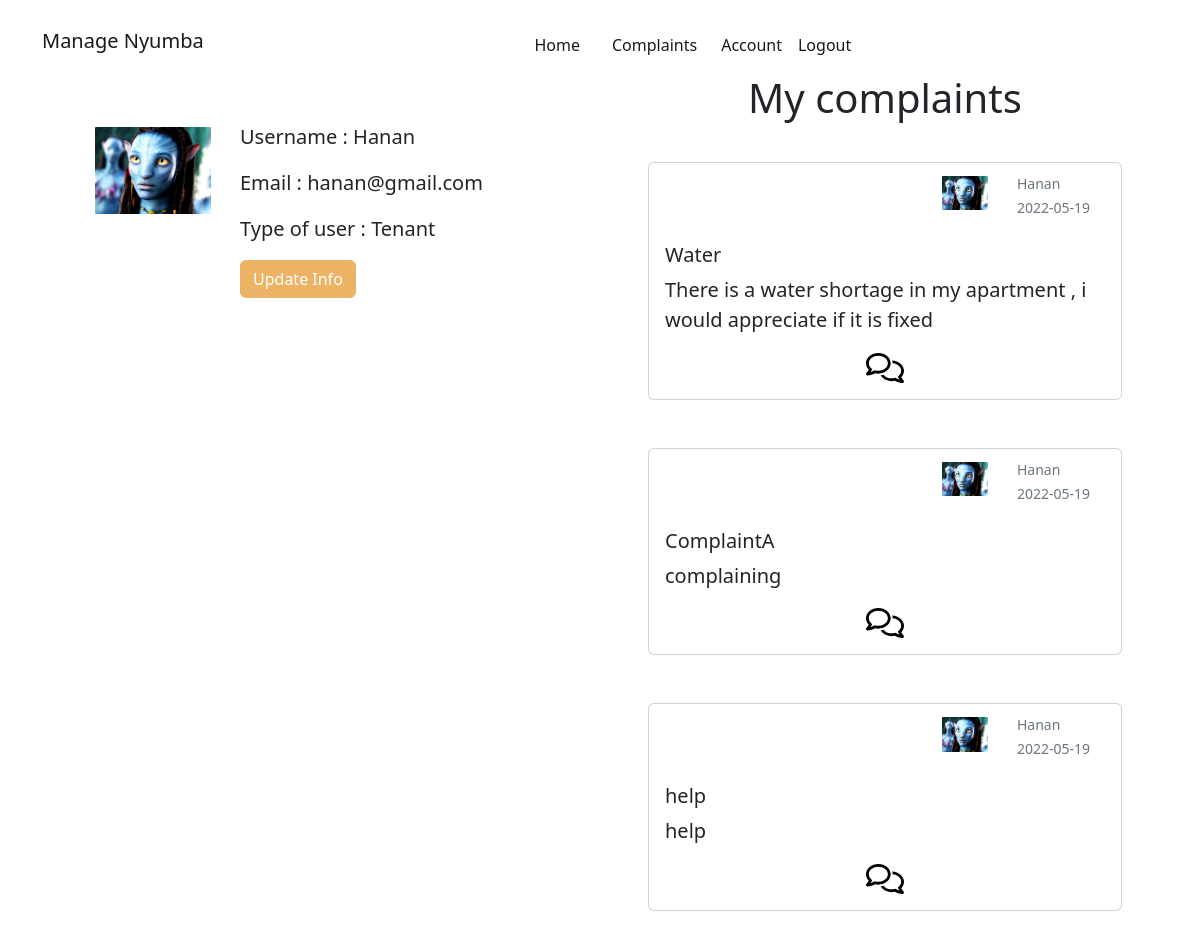
Screenshot of /account (signed in) with the database file from the repository.
### app/models.py (models this page shows, shortened)
class User(db.Model,UserMixin):
  id=db.Column(db.Integer,primary_key=True)
  username=db.Column(db.String,nullable=False,unique=True)
  phoneNumber=db.Column(db.String,nullable=False)
  houseNumber=db.Column(db.String,nullable=False)
  typeUser= db.Column(db.String,nullable=False)
  email=db.Column(db.String,nullable=False,unique=True)
  password=db.Column(db.String,nullable=False)
  image_file=db.Column(db.String(20),nullable=False,default='default.jpg')
  receipt = db.relationship('Receipts', backref='author', lazy=True)
  notice = db.relationship('Notice', backref='noticeAuthor', lazy=True)
  complaint = db.relationship('Complaints', backref='complaintauthor', lazy=True)
  tolet = db.relationship('Complaints', backref='letAuthor', lazy=True)

class Complaints(db.Model):
  id=db.Column(db.Integer,primary_key=True)
  title=db.Column(db.String,nullable=False)
  content=db.Column(db.String,nullable=False)
  date_created = db.Column(db.Date, nullable=False, default=datetime.utcnow)
  user_id = db.Column(db.Integer, db.ForeignKey('user.id'), nullable=False)

### app/Users/route.py (the view)
@users.route('/account',methods=['POST', 'GET'])
@login_required
def account():
    user = User.query.filter_by(id=current_user.id)
    post= Complaints.query.filter_by(user_id=current_user.id)
    notice = Notice.query.filter_by(user_id=current_user.id)
    form=UpdateAccountForm()
    if form.validate_on_submit():
        if form.picture.data:
            picture=save_picture(form.picture.data)
            current_user.image_file=picture
        current_user.username=form.username.data
        current_user.email=form.email.data
        db.session.commit()
        flash('Your Account Has been updated!','success')
        return redirect(url_for('users.account'))
    elif request.method == 'GET':
        form.username.data=current_user.username
        form.email.data=current_user.email
    image_file= url_for('static',filename='profiles/'+current_user.image_file)
    return render_template('account.html', title='Account',image_file=image_file,form=form, user = User,post=post, notice=notice)

### app/models.py (called while the page is built)
@login_manager.user_loader
def login_manager(user_id):
  return User.query.get(int(user_id))

### app/templates/account.html (shortened to what this page needs)
{% extends 'base.html' %}
{% block body %}
{% from 'bootstrap5/form.html' import render_form %}
<div class="container">
  <div class="row">
    <div class="col-md-6">
      <div class="container-fluid row p-5">
        <div class="col-md-4">
          <img src="{{image_file}}" class="img-thumbnail img-fluid border border-white" alt="Profile picture">
        </div>
        <div class="col-md-8 mx-auto mt-auto mb-auto  lead">
          <p> <span class="h5">Username : </span><span>{{ current_user.username.title() }}</span></p>
          <p> <span class="h5">Email : </span><span>{{ current_user.email }}</span></p>
          <p><span class="h5">Type of user : </span><span>{{current_user.typeUser}}</span></p>
          <a data-bs-toggle="collapse" href="#coll" class="text-decoration-none text-muted"> <button
              class="btn btn-secondary">Update Info</button></a>
        </div>
      </div>
    </div>
    {% if current_user.typeUser=="Tenant" %}
    <div class="col-md-6">
      <p class="display-6 text-center">
        My complaints
      </p>
      <div class="container-fluid d-flex flex-wrap flex-row justify-content-center">
        {% for post in post %}
        <div class=" complaints card  m-4">
          <div class="row  p-2">
            <div class="col-md-7 mx-auto mt-auto mb-auto">
            </div>
            <div class="col-md-2">
              <img src="{{url_for('static', filename='/profiles/'+post.complaintauthor.image_file)}}"
                class="img-thumbnail img-fluid border border-white" alt="Profile picture">
            </div>
            <div class="col-md-3 mx-auto mt-auto mb-auto text-muted">
              <small>{{post.complaintauthor.username}}</small>
              <br>
              <small>{{post.date_created.strftime('%Y-%m-%d')}}</small>
            </div>
          </div>
          <div class="card-body">
            <h5 class="card-title">{{post.title}}</h5>
            <p class="card-text lead">{{post.content}}</p>
            <div class="d-flex justify-content-around">
              <a data-bs-toggle="collapse" href="#complaints{{post.id}}" class="lead text-decoration-none">
                <img src="{{url_for('static',filename='/static/comment.svg')}}" height="30" alt="">
              </a>
            </div>
          </div>
        </div>
        {% endfor %}
      </div>
    </div>
    {% endif %}
  </div>
</div>
{%endblock%}

### app/static/main.css (style rules this page uses)
* { margin: 0; padding: 0; }
body { overflow-x: hidden; }
.btn-secondary,.btn-secondary:hover { background-color: #ECB365 !important; border-color: #ECB365 !important; box-shadow:none !important; }
::placeholder { color: #FFFFFF; }

### rows the page displays
User: username "Hanan", email "hanan@gmail.com", typeUser "Tenant"
Complaints: image_file (placeholder picture), complaintauthor.username "Hanan", date_created "2022-05-19", title "Water", content "There is a water shortage in my apartment , i would appreciate if it is fixed"
Complaints: image_file (placeholder picture), complaintauthor.username "Hanan", date_created "2022-05-19", title "ComplaintA", content "complaining"
Complaints: image_file (placeholder picture), complaintauthor.username "Hanan", date_created "2022-05-19", title "help", content "help"
